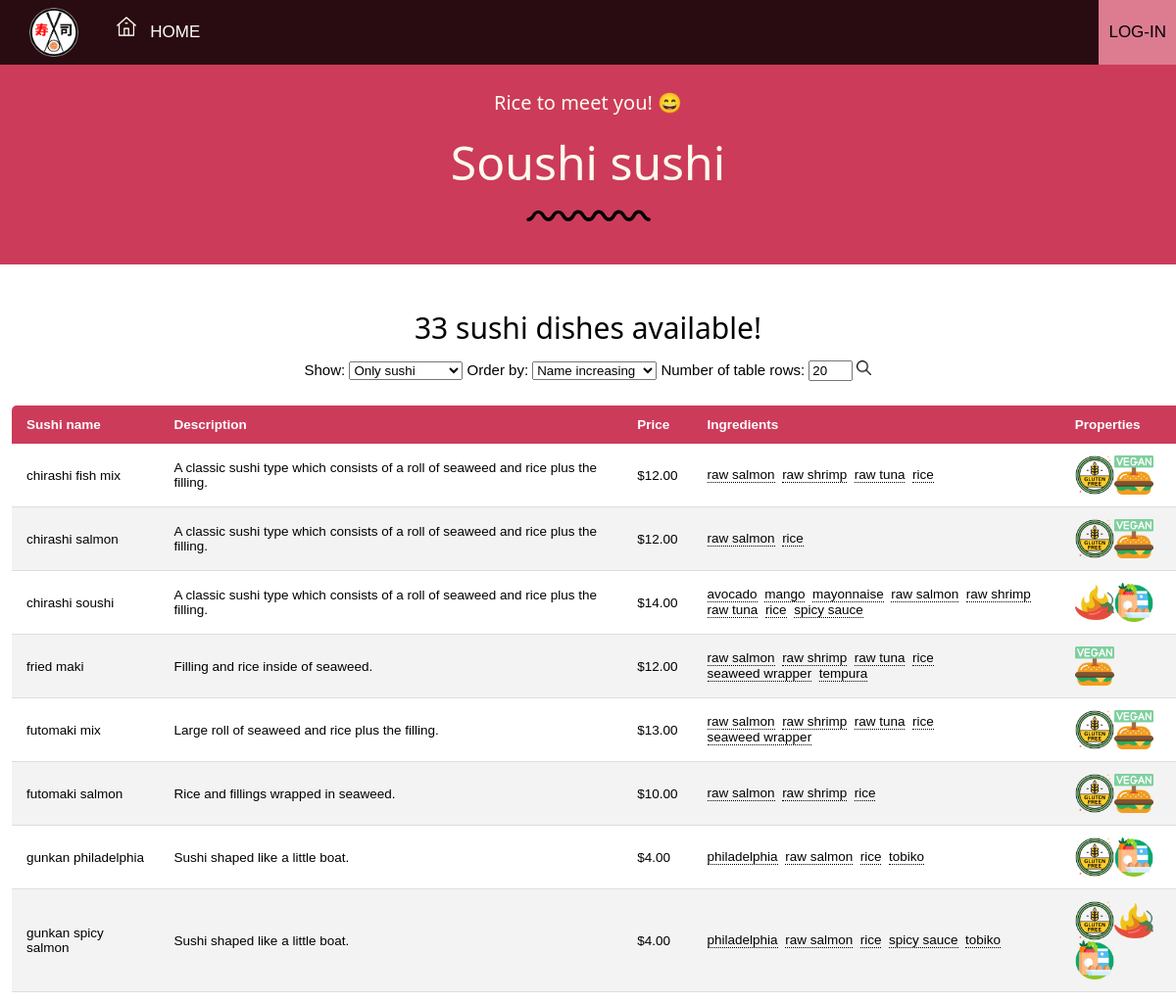
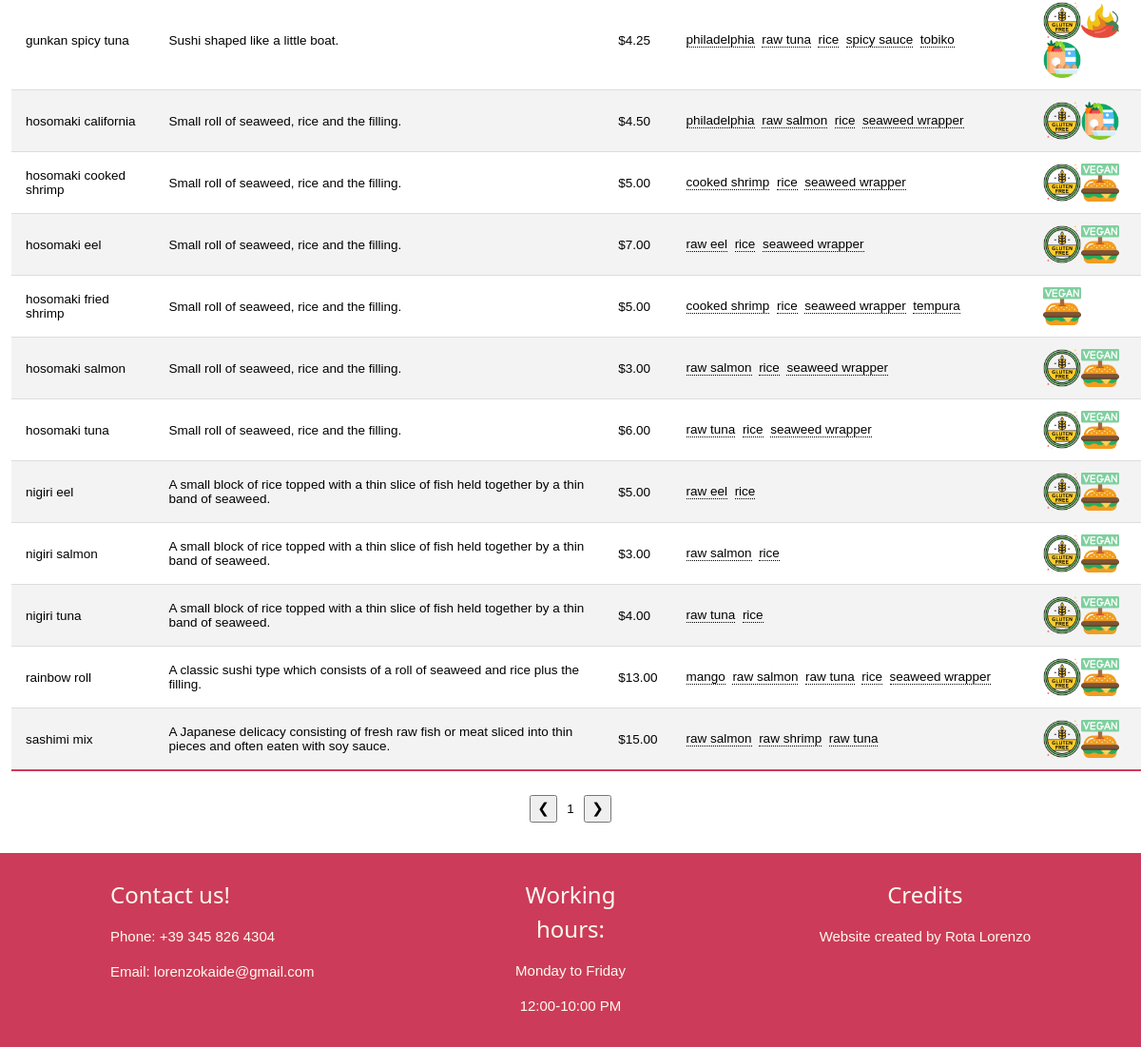
The app's page /menu.php?list=sushi with its own data (2 pictures, top to bottom).
### tables this page shows
CREATE TABLE `sushi` (
  `sushi_name` varchar(32) NOT NULL,
  `price` decimal(11,2) NOT NULL,
  `description` varchar(128) DEFAULT NULL,
  `is_special` tinyint(1) NOT NULL,
  `is_drink` tinyint(1) NOT NULL
);

### menu.php (the view, shortened to what this page needs)
<html>
<link rel="stylesheet" href="css/css.css">
<body>
<div id="top">
  <div class="bar padding-8" style="width:100%; background-color:rgba(0,0,0,0.8);">
    <img src="images/random/logo5.png" style="width: 80px;padding-left:30px" class="vertical-align-middle"/></img>
    <img src="images/random/homepage.png" class="bar-img" style="width: 55px; padding-left: 35px;"></img>
    <a href="index.php" class="bar-item button-topmenu text-white hover-text-red"> HOME </a>
    <?php
    if(isset($_SESSION["logged"])){
      echo "<img src=\"images/random/shopping-cart.png\" class=\"bar-img\" style=\"width: 55px; padding-left: 35px;\"></img>
           <a href=\"shopping-cart.php\" class=\"bar-item button-topmenu text-white hover-text-red\"> SHOPPING-CART </a>";
      echo "<button id=\"accountButton\" class=\"bar-item button-topmenu button-account\" style=\"float: right; padding: auto 20px auto 20px;\">Logged in as: ".$_SESSION["username"]."</button>";
      $popupAccount = " <div id=\"account\">
                          <div class=\"account-content\">
                            <span class=\"close-account close-x\">&times;</span>
                            <h2 class=\"random-style\">Account: ".$_SESSION["username"]."</h2>
                            <p class=\"random-style\">First name: ".$_SESSION["firstname"]."</p>
                            <p class=\"random-style\">Last name: ".$_SESSION["lastname"]."</p>
                            <form action=\"logout.php?page=menu\" method=\"POST\">
                              <button type=\"submit\" class=\"account-button\"> Log out </button>
                            </form>
                          </div>
                        </div>";
    }
    else{
      echo "<button id=\"loginButton\" class=\"bar-item button-topmenu animated-register\" style=\"float: right; padding: auto 20px auto 20px;\">LOG-IN</button>";
    }
    ?>
  </div>
</div>
<header class="container dark-red padding-header" id="myHeader">
  <div class="text-center">
    <h4>Rice to meet you! &#128516</h4>
    <h2 class="xxxlarge animate-bottom">Soushi sushi</h2>
    <img src="images/random/noodle-divider-black.svg" width="400px" height="15px"></img>
  </div>
</header>
<div style="max-width: 1280px; margin: 0px auto;">
  <div class="text-center padding-32">
    <?php
      $servername = "localhost";
      $username_mysql = "root";
      $password_mysql = "";
      $dbname = "soushisushi";
      $conn = new mysqli($servername, $username_mysql, $password_mysql, $dbname);
      $query = "SELECT sushi_name, description, price, is_special, is_drink FROM sushi";
      $result = mysqli_query($conn, $query);
      $number_elements_to_output = 0;
      if ($result->num_rows > 0)
      {
        while($row = $result->fetch_assoc())
        {
          if(strcmp($_GET['list'],"drinks")==0 && $row['is_drink'] == 1)
          {
            $number_elements_to_output++;
          }
          else if(strcmp($_GET['list'],"specialities")==0 && $row['is_special'] == 1)
          {
            $number_elements_to_output++;
          }
          else if(strcmp($_GET['list'],"sushi")==0 && $row['is_drink'] == 0 && $row['is_special'] == 0)
          {
            $number_elements_to_output++;
          }
        }
      }
      switch ($_GET['list']) {
        case "sushi";
          echo "<h2>".$number_elements_to_output." sushi dishes available!</h2> ";
          break;
      }
    ?>
    <form action="menu.php" method="get">
      Show:
      <select name="list">
        <option value="sushi" <?php if(isset($_GET['list'])){if($_GET['list']=="sushi"){echo "selected=\"selected\"";}}?>>Only sushi</option>
      </select>
      Order by:
      <select name="order">
        <option value="nameInc" <?php if(isset($_GET['order'])){if($_GET['order']=="nameInc"){echo "selected=\"selected\"";}}?>>Name increasing</option>
      </select>
      Number of table rows:
      <input type="number" name="elements_number" min="1"
      <?php
        if(isset($_GET['elements_number']))
        {
          echo "value=\"".$_GET['elements_number']."\"";
        }
        else
        {
          echo "value=\"20\"";
        }
      ?>
     style="width: 45px;"></input>
      <input type="image" src="images/random/search.png" width="15px" height="15px" class="search" alt="Submit"></input>
    </form>
    <?php
      $result = mysqli_query($conn, $query);
      $count_outputted_rows = 0;
      $count2 = 0;
      if(isset($_GET['elements_number']))
      {
        $elements_number = $_GET['elements_number'];
      }
      else
      {
        $elements_number = 20;
      }
      $pages_number = ceil($number_elements_to_output/$elements_number);
      if ($result->num_rows > 0)
      {
        while($row = $result->fetch_assoc())
        {
          $count2++;
          $sushi_name = $row['sushi_name'];
          $description = $row['description'];
          $price = $row['price'];
          $is_special = $row['is_special'];
          $is_drink = $row['is_drink'];
          $page_number = ceil($count_outputted_rows/$elements_number)+1;
          if(($count_outputted_rows%$elements_number == 0 || $count2==1) &&($_GET['list']=="all"||($_GET['list']=="drinks" && $is_drink==1)||($_GET['list']=="specialities" && $is_special==1)||($_GET['list']=="sushi" && $is_drink == 0 && $is_special == 0)))
          {
            echo "<div class=\"table-center-div\">
                    <table class=\"table-style page".$page_number."\">
                    <thead>
                      <tr>";
            switch ($_GET['list'])
            {
              case "sushi";
                echo "<th>Sushi name</th>";
                break;
            }
            echo "<th>Description</th> <th>Price</th>";
            if($_GET['list']!="drinks")
              echo "<th>Ingredients</th> <th>Properties</th>";
            echo "</tr> </thead> <tbody>";
          }
          switch ($_GET['list'])
          {
            case "sushi";
              if($is_drink == 0 && $is_special == 0)
              {
                $count_outputted_rows++;
                echo "<tr> <td>$sushi_name</td> <td>$description</td> <td>$$price</td>";
                $query2 = "SELECT ingredient FROM sushi_ingredients WHERE sushi_name = \"".$sushi_name."\"";
                $result2 = mysqli_query($conn, $query2);
                $ingredient = "";
                $gluten_free = true;
                $spicy = false;
                $diet = "vegan";
                while($row = $result2->fetch_assoc())
                {
                  $ingredient .= "<div class=\"tooltip\">".$row['ingredient']."<span class=\"tooltiptext tooltip-top\">";
                  $query3 = "SELECT description, is_glutenfree, is_spicy, id_diet from ingredients where ingredient = \"".$row['ingredient']."\"";
                  $result3 = mysqli_query($conn, $query3);
                  while($row = $result3->fetch_assoc())
                  {
                    $ingredient .= $row['description'];
                    if($row['is_glutenfree']==0)
                      $gluten_free = false;
                    if($row['is_spicy']==1)
                      $spicy = true;
                    if($row['id_diet']==null)
                      $diet = "none";
                    else if($row['id_diet']=="vegetarian" && $diet == "vegan")
                      $diet = "vegetarian";
                  }
                  $ingredient .= "</span> </div> &nbsp;";
                }
                echo "<td>$ingredient</td> <td>";
                if($gluten_free)
                {
                  echo "<div class=\"tooltip-img\">";
                  echo "<img src=\"images/random/food_categories/gluten-free.png\" style=\"width: 40px;\"></img>";
                  echo "<span class=\"tooltiptext tooltip-top-img\">Gluten free</span> </div>";
                }
                if($spicy)
                {
                  echo "<div class=\"tooltip-img\">";
                  echo "<img src=\"images/random/food_categories/spicy.png\" style=\"width: 40px;\"></img>";
                  echo "<span class=\"tooltiptext tooltip-top-img\">Spicy!</span> </div>";
                }
                if($diet=="vegan")
                {
                  echo "<div class=\"tooltip-img\">";
                  echo "<img src=\"images/random/food_categories/vegan.png\" style=\"width: 40px;\"></img>";
                  echo "<span class=\"tooltiptext tooltip-top-img\">Vegan diet</span> </div>";
                }
                else if ($diet = "vegetarian")
                {
                  echo "<div class=\"tooltip-img\">";
                  echo "<img src=\"images/random/food_categories/vegetarian.png\" style=\"width: 40px;\"></img>";
                  echo "<span class=\"tooltiptext tooltip-top-img\">Vegetarian diet</span> </div>";
                }
                echo "</td> </tr>";
              }
              break;
          }
          if(($count_outputted_rows%$elements_number == 0 || $number_elements_to_output == $count_outputted_rows) &&($_GET['list']=="all"||($_GET['list']=="drinks" && $is_drink==1)||($_GET['list']=="specialities" && $is_special==1)||($_GET['list']=="sushi" && $is_drink == 0 && $is_special == 0)))
          {
            echo "</tbody>
                  </table>
                </div>";
          }
        }
      }
      else
      {
          die('Error during the retrieval of data!');
      }
    echo "<style>
          .page1 {display: block}
          ";
          for($i=2; $i<=ceil($number_elements_to_output/$elements_number); $i++)
          {
            echo ".page".$i." {display: none}";
          }
    echo "</style>
          <script>
            var selectedPage = 1;
            var num_pages = ".$pages_number.";
            var page;
            function incrementPage()
            {
                page = document.getElementsByClassName('page'+selectedPage);
                for(i=0;i<page.length;i++)
                {
                  page[i].style.display=\"none\";
                }
                var value = parseInt(document.getElementById('pageNumber').value, 10);
                if(selectedPage!=num_pages)
                {
                  selectedPage++;
                  document.getElementById('pageNumber').value = selectedPage;
                }
                page = document.getElementsByClassName('page'+selectedPage);
                for(i=0;i<page.length;i++)
                {
                  page[i].style.display=\"block\";
                }
            }
            function decrementPage()
            {
                page = document.getElementsByClassName('page'+selectedPage);
                for(i=0;i<page.length;i++)
                {
                  page[i].style.display=\"none\";
                }
                var value = parseInt(document.getElementById('pageNumber').value, 10);
                if(selectedPage!=1)
                {
                  selectedPage--;
                  document.getElementById('pageNumber').value = selectedPage;
                }
                page = document.getElementsByClassName('page'+selectedPage);
                for(i=0;i<page.length;i++)
                {
                  page[i].style.display=\"block\";
                }
            }
          </script>
          <button onclick=\"decrementPage()\"> ❮ </button>
          <input type=\"text\" id=\"pageNumber\" value=\"1\" class=\"text-center\" style=\"width: 20px; border: none;\" readonly></input>
          <button onclick=\"incrementPage()\"> ❯ </button>
        ";
    ?>
  </div>
</div>
<span class="card">
  <footer class="container dark-red padding-16">
    <div class="right-align text-center" style="margin-right: 100px;">
      <h3>Credits</h3>
      <p>Website created by Rota Lorenzo</p>
    </div>
    <div class="left-align" style="margin-left: 100px;">
      <h3>Contact us!</h3>
      <p>Phone: +39 345 826 4304</p>
      <p>Email: lorenzokaide@gmail.com</p>
    </div>
    <div class="text-center" style="margin-left: 45%; margin-right:45%;">
      <h3>Working hours:</h3>
      <p>Monday to Friday</p>
      <p>12:00-10:00 PM</p>
    </div>
  </footer>
</span>
</body>
</html>

### css/css.css (style rules this page uses)
.container:after,.container:before,.row-padding:after,.row-padding:before { content:"";display:table;clear:both }
.container { padding:0.01em 16px }
.card { box-shadow:0 2px 5px 0 rgba(0,0,0,0.16),0 2px 10px 0 rgba(0,0,0,0.12) }
html { box-sizing:border-box }
* { box-sizing:inherit }
body { margin:0;overflow: visible; }
html,body { font-family:Verdana,sans-serif;font-size:15px;line-height:1.5 }
h1,h2,h3,h4,h5,h6 { font-family:"Segoe UI",Arial,sans-serif;font-weight:400;margin:10px 0 }
a { color:inherit;text-decoration: none; }
button { font:inherit;margin:0;overflow:visible;text-transform:none; }
h2 { font-size:30px }
h3 { font-size:24px }
h4 { font-size:20px }
.xxxlarge { font-size:48px }
.text-center { text-align:center }
.left-align { float: left }
.right-align { float: right }
.vertical-align-middle { vertical-align:middle }
#top { position:fixed;width:100%;z-index:1;top:0;display:block; }
.bar { width:auto;display:inline-block;display:block;position:static; }
.bar-item { width:auto;display:block;text-align:left; }
.button-topmenu { display:inline-block;padding:20px 10px;vertical-align:middle;text-decoration:none;text-align:center;font:inherit;white-space:normal;height: 100%;position:relative;font-size: 17px; }
.bar-img { display:inline-block;text-align:left; }
.padding-16 { padding-top:16px;padding-bottom:16px }
.padding-32 { padding-top:32px;padding-bottom:32px }
.padding-header { padding-top:80px;padding-bottom:20px }
.animate-bottom { position:relative; animation:animatebottom 0.4s }
.dark-red { color:#FFFBEE;background-color: #CC3B5A }
.text-white { color:#fff }
.animated-register { color: black; cursor: pointer; position: relative; border: 0px; transition: all 0.4s cubic-bezier(0.42, 0, 0.58, 1); z-index: 1; display: block; background: #DD7C91; }
.animated-register:before { display: block; position: absolute; top: 0px; right: 0px; height: 100%; width: 0px; z-index: -1; content: ''; color: #5A1A28; background: #CC3B5A; transition: all 0.4s cubic-bezier(0.42, 0, 0.58, 1); }
.table-center-div { width:98%; margin:1%; }
.table-style { border-collapse: collapse; margin: 25px 0; font-size: 0.9em; min-width: 400px; border-radius: 5px 5px 0 0; overflow: hidden; margin-left:auto; margin-right:auto; width:1200px; }
.table-style thead tr { background-color: #CC3B5A; color: #ffffff; text-align: left; font-weight: bold; }
.table-style th, .table-style td { padding: 12px 15px; }
.table-style tbody tr { border-bottom: 1px solid #dddddd; }
.table-style tbody tr:nth-of-type(even) { background-color: #f3f3f3; }
.table-style tbody tr:last-of-type { border-bottom: 2px solid #CC3B5A; }
.tooltip { position: relative; display: inline-block; border-bottom: 1px dotted black; }
.tooltip-img { position: relative; display: inline-block; }

### records on screen
sushi: shows "Sushi name", shows "Ingredients", sushi_name "chirashi fish mix", description "A classic sushi type which consists of a roll of seaweed and rice plus the filling.", price "12.00", ingredient "raw salmon", ingredient "raw shrimp", ingredient "raw tuna", ingredient "rice", is_drink 0 (drawn)
sushi: sushi_name "chirashi salmon", description "A classic sushi type which consists of a roll of seaweed and rice plus the filling.", price "12.00", ingredient "raw salmon", ingredient "rice", is_drink 0 (drawn)
sushi: sushi_name "chirashi soushi", description "A classic sushi type which consists of a roll of seaweed and rice plus the filling.", price "14.00", ingredient "avocado", ingredient "mango", ingredient "mayonnaise", ingredient "raw salmon", ingredient "raw shrimp", ingredient "raw tuna", ingredient "rice", ingredient "spicy sauce", is_drink 0 (drawn)
sushi: sushi_name "fried maki", description "Filling and rice inside of seaweed.", price "12.00", ingredient "raw salmon", ingredient "raw shrimp", ingredient "raw tuna", ingredient "rice", ingredient "seaweed wrapper", ingredient "tempura", is_drink 0 (drawn)
sushi: sushi_name "futomaki mix", description "Large roll of seaweed and rice plus the filling.", price "13.00", ingredient "raw salmon", ingredient "raw shrimp", ingredient "raw tuna", ingredient "rice", ingredient "seaweed wrapper", is_drink 0 (drawn)
sushi: sushi_name "futomaki salmon", description "Rice and fillings wrapped in seaweed.", price "10.00", ingredient "raw salmon", ingredient "raw shrimp", ingredient "rice", is_drink 0 (drawn)
sushi: sushi_name "gunkan philadelphia", description "Sushi shaped like a little boat.", price "4.00", ingredient "philadelphia", ingredient "raw salmon", ingredient "rice", ingredient "tobiko", is_drink 0 (drawn)
sushi: sushi_name "gunkan spicy salmon", description "Sushi shaped like a little boat.", price "4.00", ingredient "philadelphia", ingredient "raw salmon", ingredient "rice", ingredient "spicy sauce", ingredient "tobiko", is_drink 0 (drawn)
sushi: sushi_name "gunkan spicy tuna", description "Sushi shaped like a little boat.", price "4.25", ingredient "philadelphia", ingredient "raw tuna", ingredient "rice", ingredient "spicy sauce", ingredient "tobiko", is_drink 0 (drawn)
sushi: sushi_name "hosomaki california", description "Small roll of seaweed, rice and the filling.", price "4.50", ingredient "philadelphia", ingredient "raw salmon", ingredient "rice", ingredient "seaweed wrapper", is_drink 0 (drawn)
sushi: sushi_name "hosomaki cooked shrimp", description "Small roll of seaweed, rice and the filling.", price "5.00", ingredient "cooked shrimp", ingredient "rice", ingredient "seaweed wrapper", is_drink 0 (drawn)
sushi: sushi_name "hosomaki eel", description "Small roll of seaweed, rice and the filling.", price "7.00", ingredient "raw eel", ingredient "rice", ingredient "seaweed wrapper", is_drink 0 (drawn)
sushi: sushi_name "hosomaki fried shrimp", description "Small roll of seaweed, rice and the filling.", price "5.00", ingredient "cooked shrimp", ingredient "rice", ingredient "seaweed wrapper", ingredient "tempura", is_drink 0 (drawn)
sushi: sushi_name "hosomaki salmon", description "Small roll of seaweed, rice and the filling.", price "3.00", ingredient "raw salmon", ingredient "rice", ingredient "seaweed wrapper", is_drink 0 (drawn)
sushi: sushi_name "hosomaki tuna", description "Small roll of seaweed, rice and the filling.", price "6.00", ingredient "raw tuna", ingredient "rice", ingredient "seaweed wrapper", is_drink 0 (drawn)
sushi: sushi_name "nigiri eel", description "A small block of rice topped with a thin slice of fish held together by a thin band of seaweed.", price "5.00", ingredient "raw eel", ingredient "rice", is_drink 0 (drawn)
sushi: sushi_name "nigiri salmon", description "A small block of rice topped with a thin slice of fish held together by a thin band of seaweed.", price "3.00", ingredient "raw salmon", ingredient "rice", is_drink 0 (drawn)
sushi: sushi_name "nigiri tuna", description "A small block of rice topped with a thin slice of fish held together by a thin band of seaweed.", price "4.00", ingredient "raw tuna", ingredient "rice", is_drink 0 (drawn)
sushi: sushi_name "rainbow roll", description "A classic sushi type which consists of a roll of seaweed and rice plus the filling.", price "13.00", ingredient "mango", ingredient "raw salmon", ingredient "raw tuna", ingredient "rice", ingredient "seaweed wrapper", is_drink 0 (drawn)
sushi: sushi_name "sashimi mix", description "A Japanese delicacy consisting of fresh raw fish or meat sliced into thin pieces and often eaten with soy sauce.", price "15.00", ingredient "raw salmon", ingredient "raw shrimp", ingredient "raw tuna", is_drink 0 (drawn)

### other values on screen
$number_elements_to_output "33"
